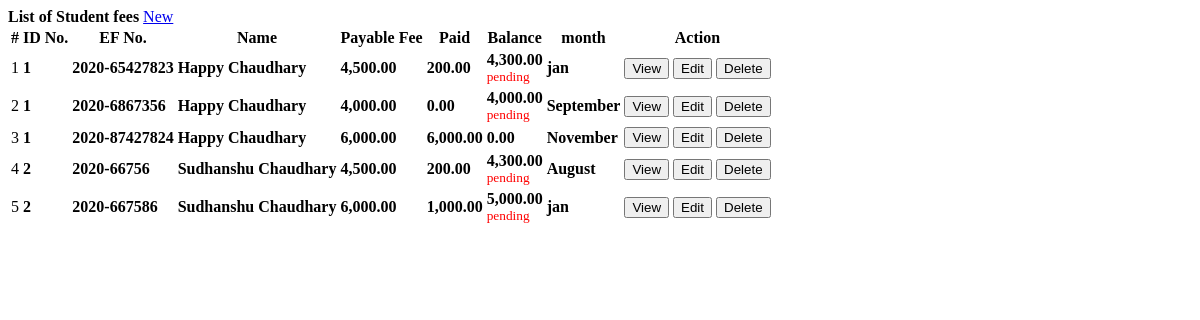
Page /accountant/fees.php on the committed database.
### tables this page shows
CREATE TABLE `student_ef_list` (
  `id` int(30) NOT NULL,
  `student_id` int(30) NOT NULL,
  `ef_no` varchar(200) NOT NULL,
  `course_id` int(30) NOT NULL,
  `total_fee` float NOT NULL,
  `date_created` datetime NOT NULL DEFAULT current_timestamp(),
  `month` varchar(20) NOT NULL
);

CREATE TABLE `students` (
  `student_id` int(11) NOT NULL,
  `name` varchar(255) NOT NULL,
  `email` varchar(255) NOT NULL,
  `password` varchar(255) NOT NULL,
  `class_id` int(11) NOT NULL,
  `phone` varchar(255) NOT NULL,
  `gender` varchar(255) NOT NULL,
  `dob` date NOT NULL,
  `doj` date NOT NULL,
  `address` varchar(255) NOT NULL,
  `active` int(11) NOT NULL
);

### accountant/fees.php (the view, shortened to what this page needs)
<?php include('../config.php');?>
<div class="container-fluid">
	<div class="col-lg-12">
		<div class="row">
			<div class="col-md-12">
				<div class="card">
					<div class="card-header">
						<b>List of Student fees </b>
						<span class="float:right"><a class="btn btn-primary btn-block btn-sm col-sm-2 float-right" href="javascript:void(0)" id="new_fees">
					<i class="fa fa-plus"></i> New
				</a></span>
					</div>
					<div class="card-body">
						<table class="table table-condensed table-bordered table-hover">
							<thead>
								<tr>
									<th class="text-center">#</th>
									<th class="">ID No.</th>
									<th class="">EF No.</th>
									<th class="">Name</th>
									<th class="">Payable Fee</th>
									<th class="">Paid</th>
									<th class="">Balance</th>
									<th class="">month</th>
									<th class="text-center">Action</th>
								</tr>
							</thead>
							<tbody>
								<?php
								$i = 1;
								$fees = $conn->query("SELECT ef.*,s.name as sname,s.student_id FROM student_ef_list ef inner join students s on s.student_id = ef.student_id order by s.name asc ");
								while($row=$fees->fetch_assoc()):
									$paid = $conn->query("SELECT sum(amount) as paid FROM payments where ef_id=".$row['id']);
									$paid = $paid->num_rows > 0 ? $paid->fetch_array()['paid']:'';
									$balance = $row['total_fee'] - $paid;
								?>
								<tr>
									<td class="text-center"><?php echo $i++ ?></td>
									<td>
										<p> <b><?php echo $row['student_id'] ?></b></p>
									</td>
									<td>
										<p> <b><?php echo $row['ef_no'] ?></b></p>
									</td>
									<td>
										<p> <b><?php echo ucwords($row['sname']) ?></b></p>
									</td>
									<td class="text-right">
										<p> <b><?php echo number_format($row['total_fee'],2) ?></b></p>
									</td>
									<td class="text-right">
										<p> <b><?php echo number_format($paid,2) ?></b></p>
									<td class="text-right">
										<p> <b><?php echo number_format($balance,2) ?></b></p>
										<?php if($balance>0){ ?>
											<small style="color:red;">pending</small>
										<?php } ?>
									</td>
									<td>
										<p> <b><?php echo $row['month'] ?></b></p>
									</td>
									<td class="text-center">
										<button class="btn btn-sm btn-outline-primary view_payment" type="button" data-id="<?php echo $row['id'] ?>">View</button>
										<button class="btn btn-sm btn-outline-primary edit_fees" type="button" data-id="<?php echo $row['id'] ?>" >Edit</button>
										<button class="btn btn-sm btn-outline-danger delete_fees" type="button" data-id="<?php echo $row['id'] ?>">Delete</button>
									</td>
								</tr>
								<?php endwhile; ?>
							</tbody>
						</table>
					</div>
				</div>
			</div>
		</div>
	</div>
</div>

### accountant/fees.php (style rules this page uses)
td { vertical-align: middle !important; }
td p { margin: unset }

### rows in the picture
student_ef_list: student.student_id "1", ef_no "2020-65427823", student.name "Happy Chaudhary", total_fee "4,500.00", paid "200.00", balance "4,300.00", shows "pending", month "jan"
student_ef_list: student.student_id "1", ef_no "2020-6867356", student.name "Happy Chaudhary", total_fee "4,000.00", paid "0.00", shows "pending", month "September"
student_ef_list: student.student_id "1", ef_no "2020-87427824", student.name "Happy Chaudhary", total_fee "6,000.00", paid "6,000.00", balance "0.00", month "November"
student_ef_list: student.student_id "2", ef_no "2020-66756", student.name "Sudhanshu Chaudhary", total_fee "4,500.00", paid "200.00", balance "4,300.00", shows "pending", month "August"
student_ef_list: student.student_id "2", ef_no "2020-667586", student.name "Sudhanshu Chaudhary", total_fee "6,000.00", paid "1,000.00", balance "5,000.00", shows "pending", month "jan"
